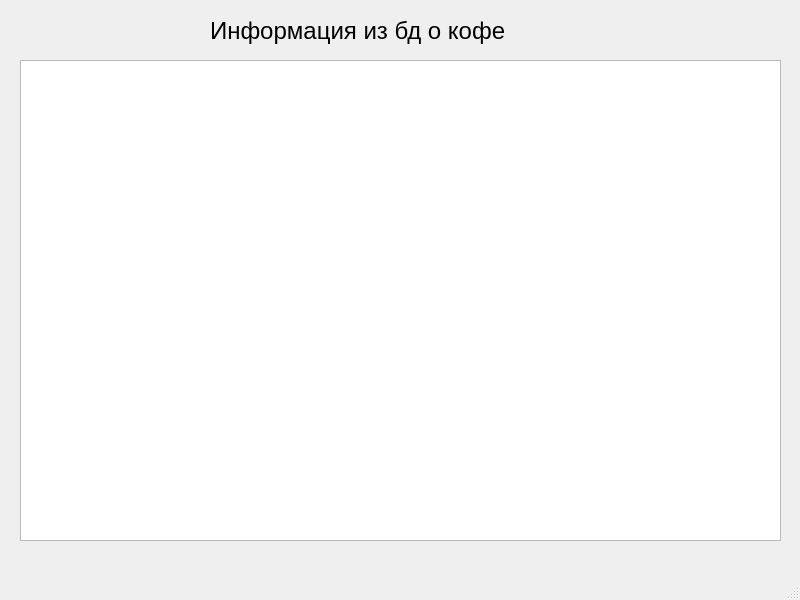
<?xml version="1.0" encoding="UTF-8"?>
<ui version="4.0">
 <class>MainWindow</class>
 <widget class="QMainWindow" name="MainWindow">
  <property name="geometry">
   <rect>
    <x>0</x>
    <y>0</y>
    <width>800</width>
    <height>600</height>
   </rect>
  </property>
  <property name="windowTitle">
   <string>MainWindow</string>
  </property>
  <widget class="QWidget" name="centralwidget">
   <widget class="QTableWidget" name="tableWidget">
    <property name="geometry">
     <rect>
      <x>20</x>
      <y>60</y>
      <width>761</width>
      <height>481</height>
     </rect>
    </property>
   </widget>
   <widget class="QLabel" name="label">
    <property name="geometry">
     <rect>
      <x>210</x>
      <y>10</y>
      <width>371</width>
      <height>41</height>
     </rect>
    </property>
    <property name="font">
     <font>
      <pointsize>18</pointsize>
     </font>
    </property>
    <property name="text">
     <string>Информация из бд о кофе</string>
    </property>
   </widget>
  </widget>
  <widget class="QMenuBar" name="menubar">
   <property name="geometry">
    <rect>
     <x>0</x>
     <y>0</y>
     <width>800</width>
     <height>26</height>
    </rect>
   </property>
  </widget>
  <widget class="QStatusBar" name="statusbar"/>
 </widget>
 <resources/>
 <connections/>
</ui>
